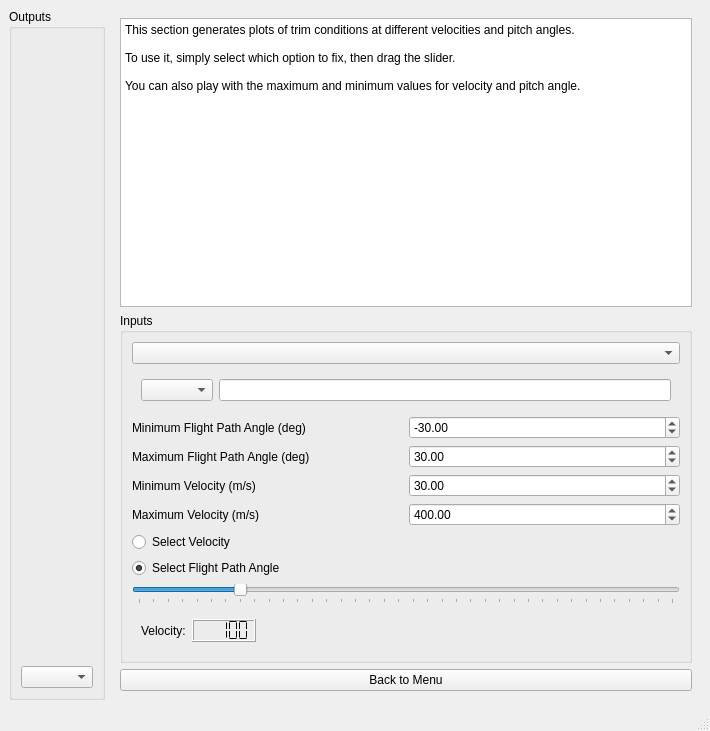
<?xml version="1.0" encoding="UTF-8"?>
<ui version="4.0">
 <class>MainWindow</class>
 <widget class="QMainWindow" name="MainWindow">
  <property name="geometry">
   <rect>
    <x>0</x>
    <y>0</y>
    <width>710</width>
    <height>731</height>
   </rect>
  </property>
  <property name="windowTitle">
   <string>MainWindow</string>
  </property>
  <widget class="QWidget" name="centralwidget">
   <layout class="QHBoxLayout" name="horizontalLayout">
    <item>
     <widget class="QGroupBox" name="groupBox">
      <property name="title">
       <string>Outputs</string>
      </property>
      <layout class="QVBoxLayout" name="verticalLayout">
       <item>
        <widget class="QWidget" name="graph_output" native="true"/>
       </item>
       <item>
        <widget class="QComboBox" name="graph_selector"/>
       </item>
      </layout>
     </widget>
    </item>
    <item>
     <widget class="QWidget" name="widget_3" native="true">
      <layout class="QVBoxLayout" name="verticalLayout_2">
       <item>
        <widget class="QTextBrowser" name="textBrowser">
         <property name="html">
          <string>&lt;!DOCTYPE HTML PUBLIC &quot;-//W3C//DTD HTML 4.0//EN&quot; &quot;http://www.w3.org/TR/REC-html40/strict.dtd&quot;&gt;
&lt;html&gt;&lt;head&gt;&lt;meta name=&quot;qrichtext&quot; content=&quot;1&quot; /&gt;&lt;meta charset=&quot;utf-8&quot; /&gt;&lt;style type=&quot;text/css&quot;&gt;
p, li { white-space: pre-wrap; }
hr { height: 1px; border-width: 0; }
li.unchecked::marker { content: &quot;\2610&quot;; }
li.checked::marker { content: &quot;\2612&quot;; }
&lt;/style&gt;&lt;/head&gt;&lt;body style=&quot; font-family:'Segoe UI'; font-size:9pt; font-weight:400; font-style:normal;&quot;&gt;
&lt;p style=&quot; margin-top:0px; margin-bottom:0px; margin-left:0px; margin-right:0px; -qt-block-indent:0; text-indent:0px;&quot;&gt;This section generates plots of trim conditions at different velocities and pitch angles.&lt;/p&gt;
&lt;p style=&quot;-qt-paragraph-type:empty; margin-top:0px; margin-bottom:0px; margin-left:0px; margin-right:0px; -qt-block-indent:0; text-indent:0px;&quot;&gt;&lt;br /&gt;&lt;/p&gt;
&lt;p style=&quot; margin-top:0px; margin-bottom:0px; margin-left:0px; margin-right:0px; -qt-block-indent:0; text-indent:0px;&quot;&gt;To use it, simply select which option to fix, then drag the slider.&lt;/p&gt;
&lt;p style=&quot;-qt-paragraph-type:empty; margin-top:0px; margin-bottom:0px; margin-left:0px; margin-right:0px; -qt-block-indent:0; text-indent:0px;&quot;&gt;&lt;br /&gt;&lt;/p&gt;
&lt;p style=&quot; margin-top:0px; margin-bottom:0px; margin-left:0px; margin-right:0px; -qt-block-indent:0; text-indent:0px;&quot;&gt;You can also play with the maximum and minimum values for velocity and pitch angle.&lt;/p&gt;&lt;/body&gt;&lt;/html&gt;</string>
         </property>
        </widget>
       </item>
       <item>
        <widget class="QGroupBox" name="groupBox_2">
         <property name="title">
          <string>Inputs</string>
         </property>
         <layout class="QVBoxLayout" name="verticalLayout_3">
          <item>
           <widget class="QComboBox" name="method_selector"/>
          </item>
          <item>
           <widget class="QWidget" name="widget_2" native="true">
            <layout class="QHBoxLayout" name="horizontalLayout_4">
             <item>
              <widget class="QComboBox" name="err_selector"/>
             </item>
             <item>
              <widget class="QLineEdit" name="err_amt"/>
             </item>
            </layout>
           </widget>
          </item>
          <item>
           <layout class="QGridLayout" name="gridLayout_2">
            <item row="2" column="1">
             <widget class="QLabel" name="label_3">
              <property name="text">
               <string>Minimum Velocity (m/s)</string>
              </property>
              <property name="buddy">
               <cstring>vel_min</cstring>
              </property>
             </widget>
            </item>
            <item row="1" column="2">
             <widget class="QDoubleSpinBox" name="gamma_max">
              <property name="maximum">
               <double>50.000000000000000</double>
              </property>
              <property name="value">
               <double>30.000000000000000</double>
              </property>
             </widget>
            </item>
            <item row="2" column="2">
             <widget class="QDoubleSpinBox" name="vel_min">
              <property name="minimum">
               <double>-100.000000000000000</double>
              </property>
              <property name="maximum">
               <double>1000.000000000000000</double>
              </property>
              <property name="singleStep">
               <double>10.000000000000000</double>
              </property>
              <property name="value">
               <double>30.000000000000000</double>
              </property>
             </widget>
            </item>
            <item row="0" column="1">
             <widget class="QLabel" name="label">
              <property name="text">
               <string>Minimum Flight Path Angle (deg)</string>
              </property>
              <property name="buddy">
               <cstring>gamma_min</cstring>
              </property>
             </widget>
            </item>
            <item row="1" column="1">
             <widget class="QLabel" name="label_2">
              <property name="text">
               <string>Maximum Flight Path Angle (deg)</string>
              </property>
              <property name="buddy">
               <cstring>gamma_max</cstring>
              </property>
             </widget>
            </item>
            <item row="3" column="2">
             <widget class="QDoubleSpinBox" name="vel_max">
              <property name="minimum">
               <double>-100.000000000000000</double>
              </property>
              <property name="maximum">
               <double>1000.000000000000000</double>
              </property>
              <property name="singleStep">
               <double>10.000000000000000</double>
              </property>
              <property name="value">
               <double>400.000000000000000</double>
              </property>
             </widget>
            </item>
            <item row="3" column="1">
             <widget class="QLabel" name="label_4">
              <property name="text">
               <string>Maximum Velocity (m/s)</string>
              </property>
              <property name="buddy">
               <cstring>vel_max</cstring>
              </property>
             </widget>
            </item>
            <item row="0" column="2">
             <widget class="QDoubleSpinBox" name="gamma_min">
              <property name="minimum">
               <double>-50.000000000000000</double>
              </property>
              <property name="maximum">
               <double>0.000000000000000</double>
              </property>
              <property name="value">
               <double>-30.000000000000000</double>
              </property>
             </widget>
            </item>
           </layout>
          </item>
          <item>
           <layout class="QGridLayout" name="gridLayout">
            <item row="2" column="0">
             <widget class="QSlider" name="horizontalSlider">
              <property name="minimum">
               <number>30</number>
              </property>
              <property name="maximum">
               <number>400</number>
              </property>
              <property name="value">
               <number>100</number>
              </property>
              <property name="orientation">
               <enum>Qt::Horizontal</enum>
              </property>
              <property name="invertedAppearance">
               <bool>false</bool>
              </property>
              <property name="invertedControls">
               <bool>false</bool>
              </property>
              <property name="tickPosition">
               <enum>QSlider::TicksBelow</enum>
              </property>
             </widget>
            </item>
            <item row="0" column="0">
             <widget class="QRadioButton" name="fix_vel">
              <property name="text">
               <string>Select Velocity</string>
              </property>
              <property name="checked">
               <bool>false</bool>
              </property>
             </widget>
            </item>
            <item row="1" column="0">
             <widget class="QRadioButton" name="fix_gamma">
              <property name="text">
               <string>Select Flight Path Angle</string>
              </property>
              <property name="checked">
               <bool>true</bool>
              </property>
             </widget>
            </item>
            <item row="3" column="0">
             <widget class="QWidget" name="widget" native="true">
              <layout class="QHBoxLayout" name="horizontalLayout_3">
               <item>
                <widget class="QLabel" name="slider_label">
                 <property name="text">
                  <string>Velocity:</string>
                 </property>
                </widget>
               </item>
               <item>
                <widget class="QLCDNumber" name="lcdNumber">
                 <property name="smallDecimalPoint">
                  <bool>false</bool>
                 </property>
                 <property name="segmentStyle">
                  <enum>QLCDNumber::Flat</enum>
                 </property>
                 <property name="value" stdset="0">
                  <double>100.000000000000000</double>
                 </property>
                </widget>
               </item>
               <item>
                <spacer name="horizontalSpacer">
                 <property name="orientation">
                  <enum>Qt::Horizontal</enum>
                 </property>
                 <property name="sizeHint" stdset="0">
                  <size>
                   <width>40</width>
                   <height>20</height>
                  </size>
                 </property>
                </spacer>
               </item>
              </layout>
             </widget>
            </item>
           </layout>
          </item>
         </layout>
        </widget>
       </item>
       <item>
        <widget class="QPushButton" name="return_btn">
         <property name="text">
          <string>Back to Menu</string>
         </property>
        </widget>
       </item>
      </layout>
     </widget>
    </item>
   </layout>
  </widget>
  <widget class="QStatusBar" name="statusbar"/>
 </widget>
 <tabstops>
  <tabstop>gamma_min</tabstop>
  <tabstop>gamma_max</tabstop>
  <tabstop>vel_min</tabstop>
  <tabstop>vel_max</tabstop>
  <tabstop>fix_vel</tabstop>
  <tabstop>fix_gamma</tabstop>
  <tabstop>textBrowser</tabstop>
 </tabstops>
 <resources/>
 <connections/>
</ui>
